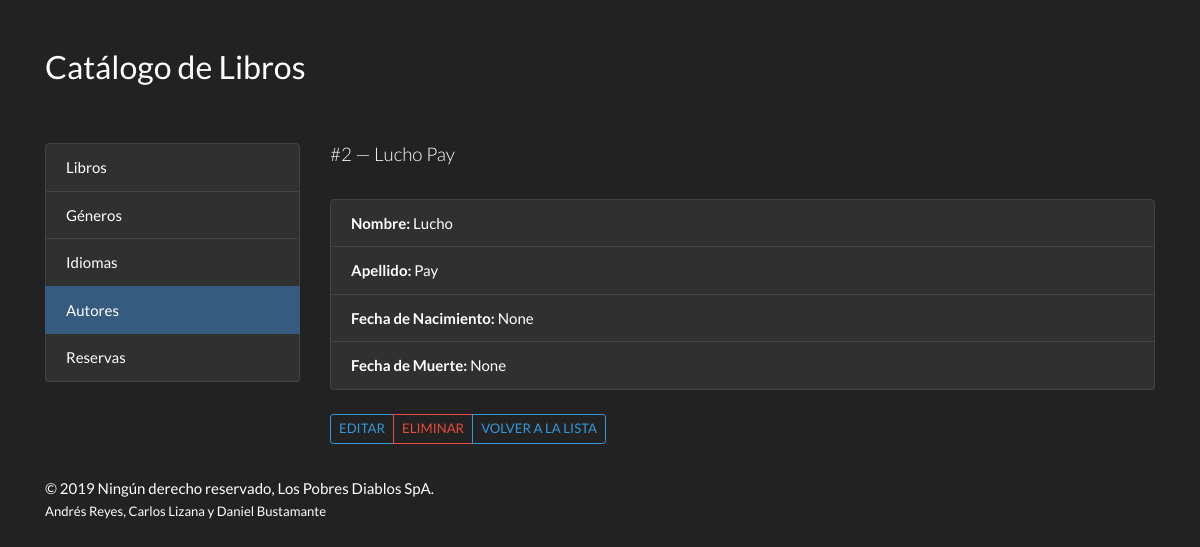
/authors/detail/2/, run on the app's committed database.
### catalog/models.py (models this page shows, shortened)
class Author(models.Model):
    first_name = models.CharField(max_length=100)
    last_name = models.CharField(max_length=100)
    date_of_birth = models.DateField(null=True, blank=True)
    date_of_death = models.DateField('Died', null=True, blank=True)
    class Meta:
        ordering = ['last_name', 'first_name']

### catalog/views.py (the view)
# urls.py: url(r'^authors/detail/(?P<pk>\d+)/$', AuthorDetail.as_view(), name='authors_detail'),
class AuthorDetail(DetailView):
    model = Author
    template_name = 'authors/authors_detail.html'

### catalog/templates/authors/authors_detail.html (shortened to what this page needs)
<!doctype html>
<html lang="en">
<head>
    <link rel="stylesheet" href="https://stackpath.bootstrapcdn.com/bootswatch/4.3.1/darkly/bootstrap.min.css"/>
</head>
<body>
<div class="container">
    <div class="row">
        <div class="col pt-5">
            <h3>Catálogo de Libros</h3>
        </div>
    </div>
    <hr class="pb-3"/>
    <div class="row">
        <div class="col-lg-3 order-2 order-lg-1">
            <div class="list-group">
                <a href="{% url 'catalog:books_list' %}" class="list-group-item list-group-item-action ">Libros</a>
                <a href="{% url 'catalog:genres_list' %}" class="list-group-item list-group-item-action">Géneros</a>
                <a href="{% url 'catalog:languages_list' %}" class="list-group-item list-group-item-action">Idiomas</a>
                <a href="{% url 'catalog:authors_list' %}" class="list-group-item list-group-item-action active">Autores</a>
                <a href="{% url 'catalog:reservations_list' %}"
                   class="list-group-item list-group-item-action">Reservas</a>
            </div>
        </div>
        <div class="col-lg-9 order-1 order-lg-2">
            <h5 class="font-weight-light">#{{ author.id }} — {{ author.first_name }} {{ author.last_name }}</h5>
            <hr />
            <ul class="list-group pb-4">
                <li class="list-group-item"><strong>Nombre:</strong> {{ author.first_name }}</li>
                <li class="list-group-item"><strong>Apellido:</strong> {{ author.last_name }}</li>
                <li class="list-group-item"><strong>Fecha de Nacimiento:</strong> {{ author.date_of_birth }}</li>
                <li class="list-group-item"><strong>Fecha de Muerte:</strong> {{ author.date_of_death }}</li>
            </ul>
            <div class="btn-group" role="group">
                <a href="{% url 'catalog:authors_update' author.id %}" class="btn btn-sm btn-outline-info float-right text-uppercase">Editar </a>
                <a href="{% url 'catalog:authors_delete' author.id %}" class="btn btn-sm btn-outline-danger float-right text-uppercase">Eliminar </a>
                <a href="{% url 'catalog:authors_list' %}" class="btn btn-sm btn-outline-info float-right text-uppercase">Volver a la Lista </a>
            </div>
        </div>
    </div>
    <hr/>
    &copy; 2019 Ningún derecho reservado, Los Pobres Diablos SpA.<br><small>Andrés Reyes, Carlos Lizana y Daniel
    Bustamante</small>
</div>
</body>
</html>

### data on the page
Author: id "2", first_name "Lucho", last_name "Pay", date_of_birth "None", date_of_death "None"
